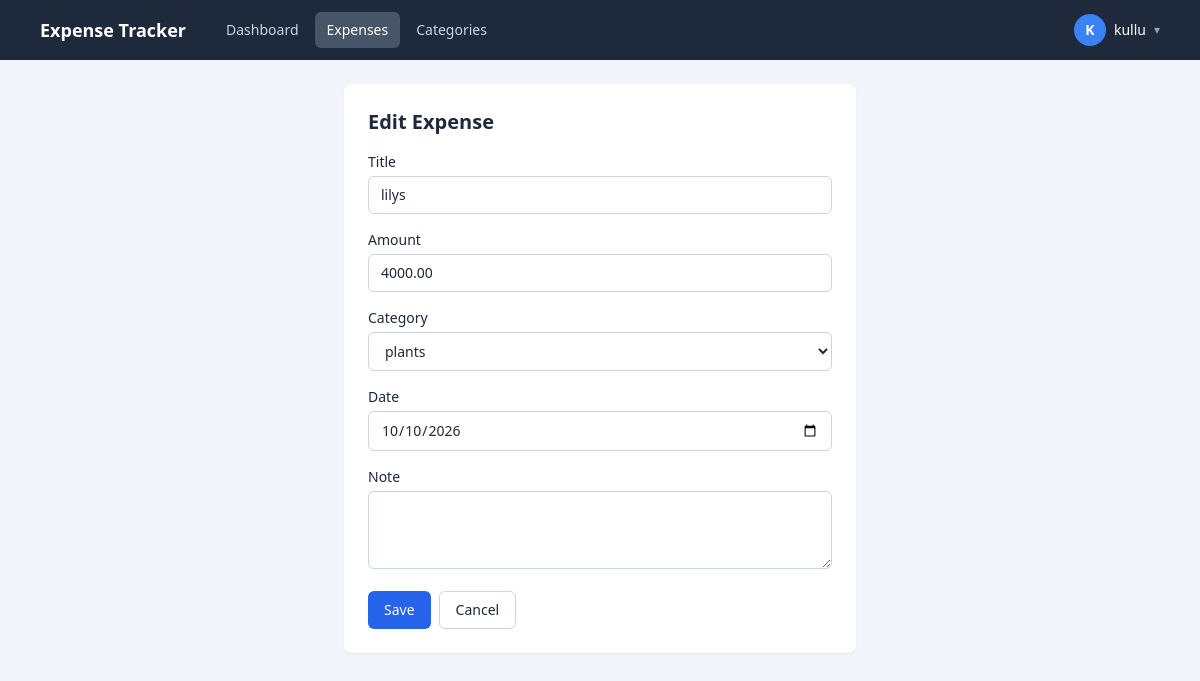
/expenses/21/edit/ (signed in), run on the app's committed database.
### tracker/models.py (models this page shows, shortened)
class Expense(models.Model):
    user = models.ForeignKey(User, on_delete=models.CASCADE, related_name='expenses')
    title = models.CharField(max_length=120)
    amount = models.DecimalField(max_digits=10, decimal_places=2, validators=[MinValueValidator(0.01)])
    category = models.ForeignKey(Category, on_delete=models.SET_NULL, null=True, blank=True, related_name='expenses')
    date = models.DateField(default=timezone.localdate)
    note = models.TextField(blank=True)
    class Meta:
        ordering = ['-date', '-id']

### tracker/views.py (the view)
# urls.py: path('expenses/<int:pk>/edit/', views.expense_update, name='expense_update'),
@login_required
def expense_update(request, pk):
    expense = get_object_or_404(Expense, pk=pk, user=request.user)
    form = ExpenseForm(request.POST or None, instance=expense, user=request.user)
    if request.method == 'POST' and form.is_valid():
        form.save()
        messages.success(request, 'Expense updated.')
        return redirect('expense_list')
    return render(request, 'form_page.html', {'form': form, 'title': 'Edit Expense', 'back': 'expense_list'})

### tracker/forms.py
class ExpenseForm(TailwindMixin, forms.ModelForm):
    class Meta:
        model = Expense
        fields = ['title', 'amount', 'category', 'date', 'note']
        widgets = {
            'date': forms.DateInput(attrs={'type': 'date'}, format='%Y-%m-%d'),
            'note': forms.Textarea(attrs={'rows': 3}),
        }
    def __init__(self, *args, user=None, **kwargs):
        super().__init__(*args, **kwargs)
        self.fields['category'].queryset = Category.objects.filter(user=user)
        self.fields['category'].empty_label = 'Uncategorized'
        self._style()

### tracker/forms.py (called while the page is built)
    def _style(self):
        for field in self.fields.values():
            field.widget.attrs.setdefault('class', INPUT_CLASSES)

### tracker/models.py (called while the page is built)
    def __str__(self):
        return self.name

### templates/form_page.html (shortened to what this page needs)
{% extends 'base.html' %}
{% block content %}
<div class="max-w-lg mx-auto bg-white rounded-lg shadow-sm p-6">
  <h1 class="text-xl font-semibold mb-4">{{ title }}</h1>
  <form method="post">{% csrf_token %}
    {% include 'form_fields.html' %}
    <div class="flex gap-2">
      <button class="bg-blue-600 hover:bg-blue-700 text-white text-sm font-medium px-4 py-2 rounded-md">Save</button>
      <a href="{% url back %}" class="border border-slate-300 hover:bg-slate-50 text-sm px-4 py-2 rounded-md">Cancel</a>
    </div>
  </form>
</div>
{% endblock %}

### templates/base.html (shortened to what this page needs)
<!doctype html>
<html lang="en">
<head>
  <script src="https://cdn.tailwindcss.com"></script>
</head>
<body class="bg-slate-100 text-slate-800 min-h-screen">
<nav class="bg-slate-800 mb-6">
  <div class="max-w-6xl mx-auto px-4 py-3 flex flex-wrap items-center gap-3">
    <a href="{% url 'dashboard' %}" class="text-white font-semibold text-lg mr-4">Expense Tracker</a>
    {% if user.is_authenticated %}
    {% url 'dashboard' as dashboard_url %}
    <div class="flex flex-wrap items-center gap-1">
      <a href="{% url 'dashboard' %}" class="px-3 py-2 rounded-md text-sm {% if request.path == dashboard_url %}bg-slate-600 text-white{% else %}text-slate-300 hover:bg-slate-700 hover:text-white{% endif %}">Dashboard</a>
      <a href="{% url 'expense_list' %}" class="px-3 py-2 rounded-md text-sm {% if '/expenses/' in request.path %}bg-slate-600 text-white{% else %}text-slate-300 hover:bg-slate-700 hover:text-white{% endif %}">Expenses</a>
      <a href="{% url 'category_list' %}" class="px-3 py-2 rounded-md text-sm {% if '/categories/' in request.path %}bg-slate-600 text-white{% else %}text-slate-300 hover:bg-slate-700 hover:text-white{% endif %}">Categories</a>
    </div>
    <div class="ml-auto flex items-center gap-4">
      <details class="relative">
        <summary class="flex items-center gap-2 cursor-pointer list-none text-white text-sm">
          <span class="w-8 h-8 rounded-full bg-blue-500 flex items-center justify-center font-semibold">{{ user.username|first|upper }}</span>
          <span>{{ user.username }}</span>
          <span class="text-slate-400 text-xs">&#9662;</span>
        </summary>
      </details>
    </div>
    {% endif %}
  </div>
</nav>
<main class="max-w-6xl mx-auto px-4 pb-10">
  {% block content %}{% endblock %}
</main>
</body>
</html>

### templates/form_fields.html (shortened to what this page needs)
{% for field in form %}
<div class="mb-4">
  <label class="block text-sm font-medium mb-1" for="{{ field.id_for_label }}">{{ field.label }}</label>
  {{ field }}
</div>
{% endfor %}

### data on the page
Expense: form "lilys" "4000.00" "plants" "10/10/2026"

### other printed values
{{ user.username|first|upper }} "K"
{{ user.username }} "kullu"
{{ title }} "Edit Expense"
{{ field.label }} "Title" "Amount" "Category" "Date" "Note"
